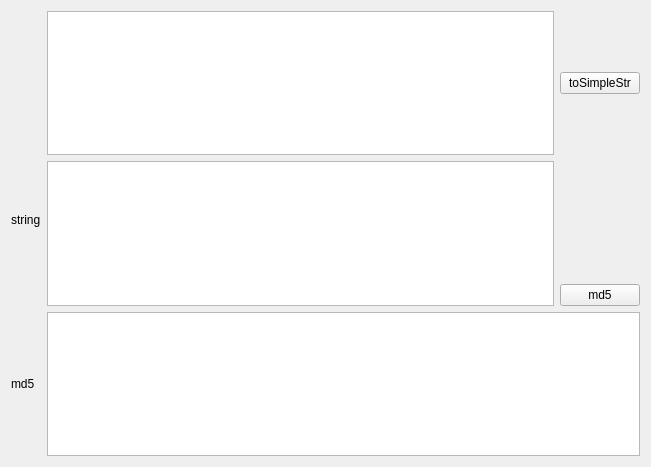
<?xml version="1.0" encoding="UTF-8"?>
<ui version="4.0">
 <class>Md5Wgt</class>
 <widget class="QWidget" name="Md5Wgt">
  <property name="geometry">
   <rect>
    <x>0</x>
    <y>0</y>
    <width>651</width>
    <height>467</height>
   </rect>
  </property>
  <property name="windowTitle">
   <string>Form</string>
  </property>
  <layout class="QGridLayout" name="gridLayout">
   <item row="3" column="1" colspan="2">
    <widget class="QTextEdit" name="edit_md5"/>
   </item>
   <item row="3" column="0">
    <widget class="QLabel" name="label_2">
     <property name="text">
      <string>md5</string>
     </property>
    </widget>
   </item>
   <item row="2" column="2">
    <widget class="QPushButton" name="pushButton">
     <property name="text">
      <string>md5</string>
     </property>
    </widget>
   </item>
   <item row="1" column="1" rowspan="2">
    <widget class="QTextEdit" name="edit_str"/>
   </item>
   <item row="1" column="0">
    <widget class="QLabel" name="label">
     <property name="text">
      <string>string</string>
     </property>
    </widget>
   </item>
   <item row="0" column="1">
    <widget class="QTextEdit" name="edit_str_old"/>
   </item>
   <item row="0" column="2">
    <widget class="QPushButton" name="pushButton_2">
     <property name="text">
      <string>toSimpleStr</string>
     </property>
    </widget>
   </item>
  </layout>
 </widget>
 <resources/>
 <connections/>
</ui>
